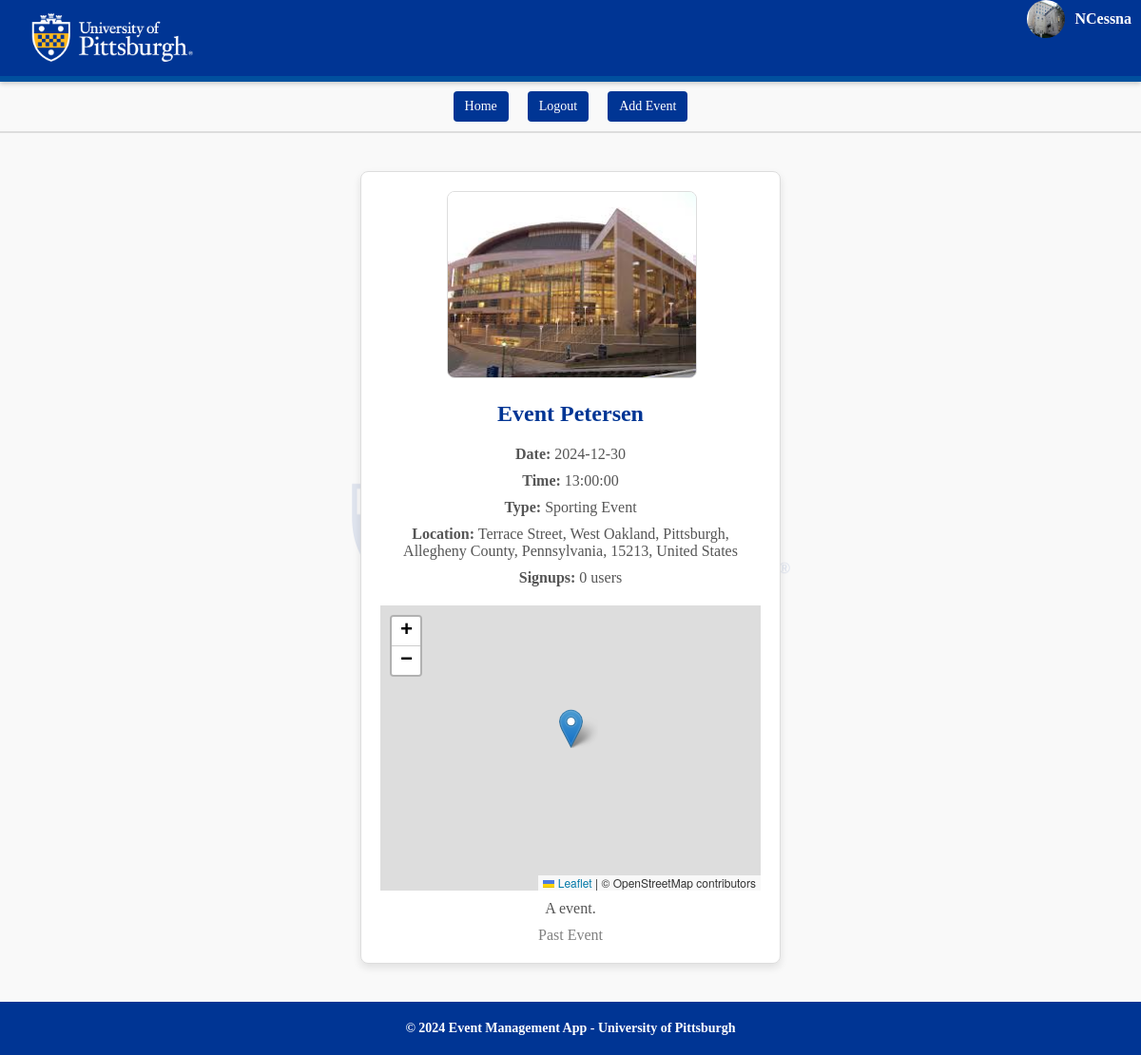
Page /event/1 (signed in) on the committed database.
### models/models.py (models this page shows, shortened)
class User(db.Model, UserMixin):
    __tablename__ = 'users'
    id = db.Column(db.Integer, primary_key=True)
    first_name = db.Column(db.String(50), nullable=False)
    last_name = db.Column(db.String(50), nullable=False)
    email = db.Column(db.String(100), unique=True, nullable=False)
    username = db.Column(db.String(30), unique=True, nullable=False)
    password_hash = db.Column(db.String(128), nullable=False)
    role = db.Column(db.String(10), nullable=False)
    profile_picture = db.Column(db.String(100), nullable=True)
    organized_events = db.relationship('Event', back_populates='organizer', cascade="all, delete-orphan")
    signups = db.relationship('SignUp', back_populates='user', cascade="all, delete-orphan")
    def delete(self):
        db.session.delete(self)
        db.session.commit()

class Event(db.Model):
    __tablename__ = 'events'
    id = db.Column(db.Integer, primary_key=True)
    name = db.Column(db.String(100), nullable=False)
    description = db.Column(db.String(200), nullable=False)
    date = db.Column(db.Date, nullable=False)
    time = db.Column(db.Time, nullable=False)
    location = db.Column(db.String(100), nullable=False)
    type = db.Column(db.String(50), nullable=True)
    organizer_id = db.Column(db.Integer, db.ForeignKey('users.id'), nullable=False)
    image_filename = db.Column(db.String(100), nullable=True)
    signups = db.relationship('SignUp', back_populates='event', cascade="all, delete-orphan")
    organizer = db.relationship('User', back_populates='organized_events')
    UPLOAD_FOLDER = 'static/uploads'
    def delete(self):
        db.session.delete(self)
        db.session.commit()

### view/flask_routes.py (the view)
    @app.route('/event/<int:event_id>')
    def event_detail(event_id):
        event = EventController.get_event(event_id)
        signup_status = False
        signup_count = EventController.get_signup_count(event_id)
        if current_user.is_authenticated:
            signup_status = SignUpController.check_for_signup(event_id, current_user.id)
        tz = pytz.timezone('US/Eastern')
        now = datetime.now(tz)
        current_date = now.date()
        current_time = now.time()
        return render_template(
            'event_detail.html',
            event=event,
            signup_status=signup_status,
            signup_count=signup_count,
            current_date=current_date,
            current_time=current_time
        )

### app.py (called while the page is built)
@login_manager.user_loader
def load_user(user_id):
    return UserController.get_user_by_id(user_id)

### controllers/controllers.py (called while the page is built)
    @staticmethod
    def get_user_by_id(user_id):
        return User.query.get(int(user_id))

    @staticmethod
    def get_event(event_id):
        return Event.query.get(event_id)

    @staticmethod
    def get_signup_count(event_id):
        return SignUp.query.filter_by(event_id=event_id).count()

    @staticmethod
    def check_for_signup(event_id, user_id):
        return SignUp.is_signed_up(event_id, user_id)

### models/models.py (called while the page is built)
    @classmethod
    def is_signed_up(cls, event_id, user_id):
        return cls.query.filter_by(event_id=event_id, user_id=user_id).first() is not None

### templates/event_detail.html (shortened to what this page needs)
{% extends "base.html" %}
{% block content %}
<div class="event-detail-container">
    <div class="event-detail-card">
        {% if event.image_filename %}
            <div class="event-detail-image">
                <img src="{{ url_for('static', filename='uploads/' + event.image_filename) }}" alt="{{ event.name }}">
            </div>
        {% endif %}
        <div class="event-detail-info">
            <h1>{{ event.name }}</h1>
            <p><strong>Date:</strong> {{ event.date }}</p>
            <p><strong>Time:</strong> {{ event.time }}</p>
            <p><strong>Type:</strong> {{ event.type }}</p>
            <p><strong>Location:</strong> {{ event.location }}</p>
            <p><strong>Signups:</strong> {{ signup_count }} users</p>
            <div id="map" style="height: 300px; width: 100%; margin-top: 20px;"></div>
            <p>{{ event.description }}</p>
            {% if current_user.is_authenticated %}
                {% if event.date > current_date or (event.date == current_date and event.time >= current_time) %}
                    {% if not signup_status %}
                        <a class="btn" href="{{ url_for('signup', event_id=event.id) }}">Sign Up</a>
                    {% else %}
                        <p>You are signed up for this event.</p>
                    {% endif %}
                {% else %}
                    <span style="color: gray;">Past Event</span>
                {% endif %}
            {% else %}
                <p><a href="{{ url_for('login') }}">Login</a> to sign up for this event.</p>
            {% endif %}
        </div>
    </div>
</div>
<link rel="stylesheet" href="https://unpkg.com/leaflet/dist/leaflet.css" />
{% endblock %}

### templates/base.html (shortened to what this page needs)
<!DOCTYPE html>
<html lang="en">
<head>
    <link rel="stylesheet" href="{{ url_for('static', filename='style.css') }}">
</head>
<body>
    <div class="wrapper" style="display: flex; flex-direction: column; min-height: 100vh;">
        <nav style="display: flex; justify-content: center; align-items: center; padding: 15px; background-color: #003594; position: relative; border-bottom: 6px solid #00509e;">
            <div style="position: absolute; left: 10px;">
                <a href="{{ url_for('events') }}">
                    <img src="{{ url_for('static', filename='img/Shield_UnivPittsburgh_WhiteGold.png') }}"
                         alt="University of Pittsburgh Logo"
                         style="height: 60px; vertical-align: middle;">
                </a>
            </div>
        </nav>
        <div class="nav-buttons-container" style="display: flex; justify-content: center; align-items: center; gap: 20px; padding: 10px 0; border-bottom: 2px solid #ddd; background: #f9f9f9;">
            <a href="{{ url_for('events') }}" class="btn">Home</a>
            {% if current_user.is_authenticated %}
                <a href="{{ url_for('logout') }}" class="btn">Logout</a>
                {% if current_user.role == 'event_creator' %}
                    <a href="{{ url_for('add_event_route') }}" class="btn">Add Event</a>
                {% endif %}
            {% else %}
                <a href="{{ url_for('login') }}" class="btn">Login</a>
                <a href="{{ url_for('register') }}" class="btn">Register</a>
            {% endif %}
        </div>
        {% if current_user.is_authenticated %}
        <div style="position: absolute; right: 10px; display: flex; align-items: center;">
            <a href="{{ url_for('profile') }}" style="display: flex; align-items: center; text-decoration: none;">
                {% if current_user.profile_picture %}
                    <img src="{{ url_for('static', filename='uploads/profile_pictures/' + current_user.profile_picture) }}"
                         alt="Profile Picture"
                         style="width: 40px; height: 40px; border-radius: 50%; margin-right: 10px;">
                {% else %}
                    <div style="width: 40px; height: 40px; border-radius: 50%; background-color: #ccc; display: flex; align-items: center; justify-content: center; margin-right: 10px;">
                        <span style="font-size: 18px; color: #fff;">{{ current_user.username[0] | upper }}</span>
                    </div>
                {% endif %}
                <span style="font-size: 16px; font-weight: bold; color: #fff;">{{ current_user.username }}</span>
            </a>
        </div>
        {% endif %}
        <div class="container">
            {% block content %}{% endblock %}
        </div>
        <footer>
            &copy; 2024 Event Management App - University of Pittsburgh
        </footer>
    </div>
</body>
</html>
<link
    rel="stylesheet"
    href="https://unpkg.com/leaflet@1.9.4/dist/leaflet.css"
/>

### static/style.css (style rules this page uses)
html, body { height: 100%; margin: 0; padding: 0; font-family: 'Georgia', serif; color: #333; background-color: #f9f9f9; position: relative; z-index: 0; }
body::before { content: ""; position: fixed; top: 0; left: 0; width: 100%; height: 100%; background: url("/static/img/Shield_UnivPittsburgh_Blue.png") no-repeat center center fixed; background-size: 40%; opacity: 0.1; z-index: -1; pointer-events: none; }
.wrapper { display: flex; flex-direction: column; min-height: 100vh; }
.container { flex: 1; width: 80%; margin: 20px auto; }
nav { background: #003594; color: #fff; height: 50px; text-align: center; box-shadow: 0 2px 5px rgba(0, 0, 0, 0.2); }
nav a { color: #FFB81C; text-decoration: none; padding: 10px 20px; font-size: 16px; font-weight: bold; }
.nav-buttons-container { display: flex; justify-content: center; align-items: center; gap: 20px; padding: 10px 0; background: #f9f9f9; border-bottom: 2px solid #ddd; }
.nav-buttons-container .btn { display: inline-block; padding: 8px 12px; background-color: #003594; color: #fff; text-decoration: none; border-radius: 4px; font-size: 14px; text-align: center; }
footer { background: #003594; color: #fff; text-align: center; padding: 20px 0; font-size: 14px; font-weight: bold; margin-top: auto; }
.event-detail-container { display: flex; justify-content: center; align-items: center; min-height: calc(100vh - 100px); padding: 20px; }
.event-detail-card { display: flex; flex-direction: column; align-items: center; background: #fff; border: 1px solid #ddd; border-radius: 8px; box-shadow: 0 4px 8px rgba(0, 0, 0, 0.1); padding: 20px; width: 100%; max-width: 400px; text-align: center; }
.event-detail-image img { width: 100%; height: auto; max-height: 300px; object-fit: contain; border-radius: 8px; margin-bottom: 20px; border: 1px solid #ddd; }
.event-detail-info h1 { margin: 0 0 20px; color: #003594; font-size: 24px; }
.event-detail-info p { margin: 10px 0; color: #555; }
.btn { display: inline-block; padding: 8px 12px; background-color: #003594; color: #fff; text-decoration: none; border-radius: 4px; font-size: 14px; text-align: center; }

### rows in the picture
User: profile_picture (picture), username "NCessna"
Event: image_filename (picture), name "Event Petersen", date "2024-12-30", time "13:00:00", type "Sporting Event", location "Terrace Street, West Oakland, Pittsburgh, Allegheny County, Pennsylvania, 15213, United States", description "A event."

### other values in the picture
{{ signup_count }} "0"
